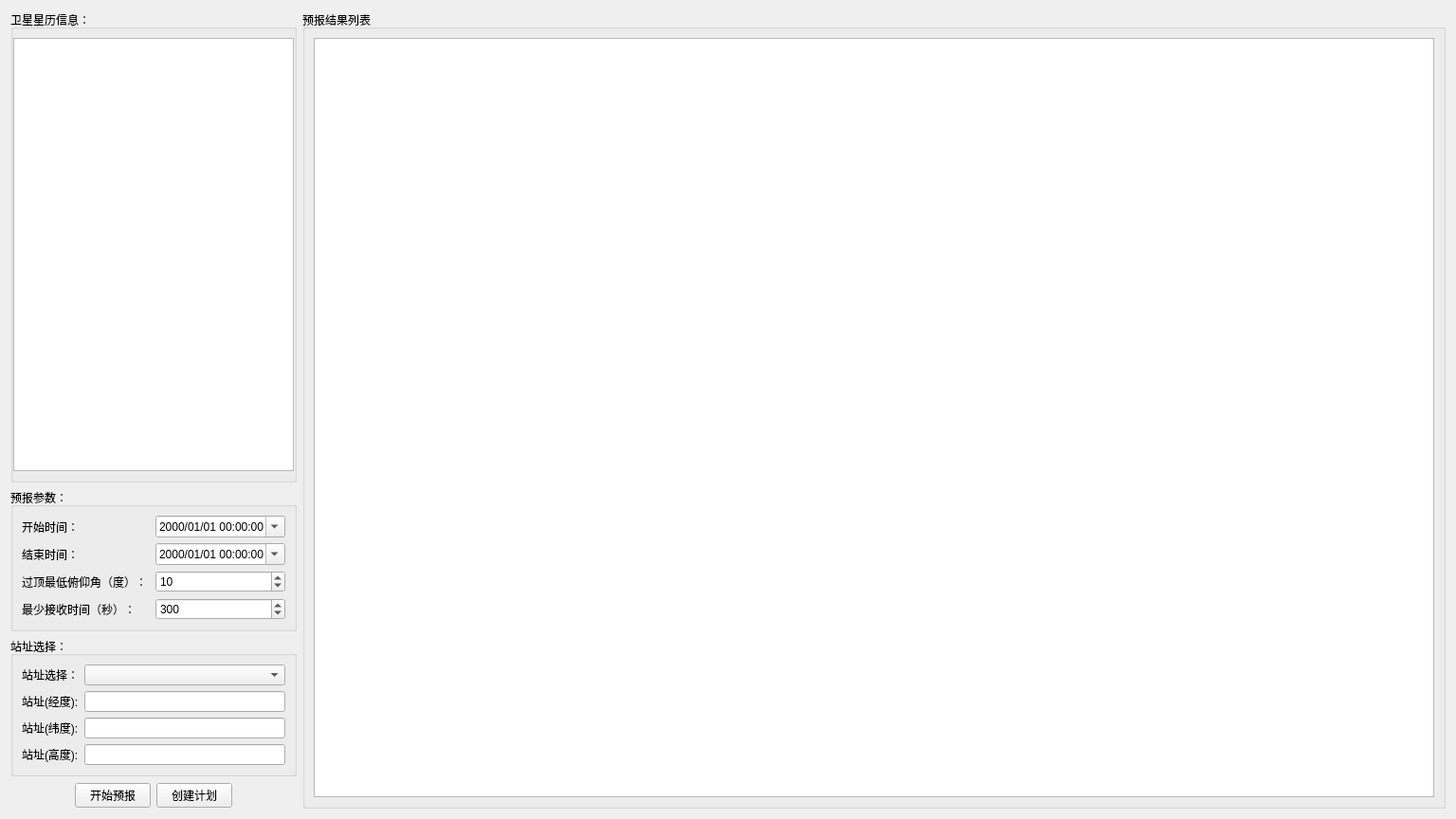
<?xml version="1.0" encoding="UTF-8"?>
<ui version="4.0">
 <class>OrbitProdictionUI</class>
 <widget class="QWidget" name="OrbitProdictionUI">
  <property name="geometry">
   <rect>
    <x>0</x>
    <y>0</y>
    <width>1536</width>
    <height>864</height>
   </rect>
  </property>
  <property name="windowTitle">
   <string>OrbitProdictionUI</string>
  </property>
  <layout class="QHBoxLayout" name="horizontalLayout_2" stretch="1,4">
   <item>
    <layout class="QVBoxLayout" name="verticalLayout_2">
     <item>
      <widget class="QGroupBox" name="groupBox_4">
       <property name="title">
        <string>卫星星历信息：</string>
       </property>
       <layout class="QVBoxLayout" name="verticalLayout_3">
        <property name="leftMargin">
         <number>0</number>
        </property>
        <property name="rightMargin">
         <number>0</number>
        </property>
        <item>
         <widget class="QTableView" name="tableView"/>
        </item>
       </layout>
      </widget>
     </item>
     <item>
      <widget class="QGroupBox" name="groupBox_2">
       <property name="title">
        <string>预报参数：</string>
       </property>
       <layout class="QGridLayout" name="gridLayout">
        <item row="0" column="0">
         <widget class="QLabel" name="label">
          <property name="text">
           <string>开始时间：</string>
          </property>
         </widget>
        </item>
        <item row="0" column="1">
         <widget class="QDateEdit" name="startDateTime">
          <property name="currentSection">
           <enum>QDateTimeEdit::YearSection</enum>
          </property>
          <property name="displayFormat">
           <string>yyyy/MM/dd hh:mm:ss</string>
          </property>
          <property name="calendarPopup">
           <bool>true</bool>
          </property>
         </widget>
        </item>
        <item row="1" column="0">
         <widget class="QLabel" name="label_2">
          <property name="text">
           <string>结束时间：</string>
          </property>
         </widget>
        </item>
        <item row="1" column="1">
         <widget class="QDateEdit" name="endDateTime">
          <property name="currentSection">
           <enum>QDateTimeEdit::YearSection</enum>
          </property>
          <property name="displayFormat">
           <string>yyyy/MM/dd hh:mm:ss</string>
          </property>
          <property name="calendarPopup">
           <bool>true</bool>
          </property>
         </widget>
        </item>
        <item row="2" column="0">
         <widget class="QLabel" name="label_3">
          <property name="text">
           <string>过顶最低俯仰角（度）：</string>
          </property>
         </widget>
        </item>
        <item row="2" column="1">
         <widget class="QSpinBox" name="spinBox">
          <property name="maximum">
           <number>90</number>
          </property>
          <property name="value">
           <number>10</number>
          </property>
         </widget>
        </item>
        <item row="3" column="0">
         <widget class="QLabel" name="label_4">
          <property name="text">
           <string>最少接收时间（秒）：</string>
          </property>
         </widget>
        </item>
        <item row="3" column="1">
         <widget class="QSpinBox" name="spinBox_2">
          <property name="maximum">
           <number>1800</number>
          </property>
          <property name="value">
           <number>300</number>
          </property>
         </widget>
        </item>
       </layout>
      </widget>
     </item>
     <item>
      <widget class="QGroupBox" name="groupBox_3">
       <property name="title">
        <string>站址选择：</string>
       </property>
       <layout class="QGridLayout" name="gridLayout_2">
        <item row="0" column="0">
         <widget class="QLabel" name="label_5">
          <property name="text">
           <string>站址选择：</string>
          </property>
         </widget>
        </item>
        <item row="0" column="1">
         <widget class="QComboBox" name="comboBox"/>
        </item>
        <item row="1" column="0">
         <widget class="QLabel" name="label_6">
          <property name="text">
           <string>站址(经度):</string>
          </property>
         </widget>
        </item>
        <item row="1" column="1">
         <widget class="QLineEdit" name="station_longitude"/>
        </item>
        <item row="2" column="0">
         <widget class="QLabel" name="label_7">
          <property name="text">
           <string>站址(纬度):</string>
          </property>
         </widget>
        </item>
        <item row="2" column="1">
         <widget class="QLineEdit" name="station_latitude"/>
        </item>
        <item row="3" column="0">
         <widget class="QLabel" name="label_8">
          <property name="text">
           <string>站址(高度):</string>
          </property>
         </widget>
        </item>
        <item row="3" column="1">
         <widget class="QLineEdit" name="station_height"/>
        </item>
       </layout>
      </widget>
     </item>
     <item>
      <layout class="QHBoxLayout" name="horizontalLayout">
       <item>
        <spacer name="horizontalSpacer">
         <property name="orientation">
          <enum>Qt::Horizontal</enum>
         </property>
         <property name="sizeHint" stdset="0">
          <size>
           <width>40</width>
           <height>20</height>
          </size>
         </property>
        </spacer>
       </item>
       <item>
        <widget class="QPushButton" name="yubao">
         <property name="text">
          <string>开始预报</string>
         </property>
        </widget>
       </item>
       <item>
        <widget class="QPushButton" name="createplan">
         <property name="text">
          <string>创建计划</string>
         </property>
        </widget>
       </item>
       <item>
        <spacer name="horizontalSpacer_2">
         <property name="orientation">
          <enum>Qt::Horizontal</enum>
         </property>
         <property name="sizeHint" stdset="0">
          <size>
           <width>40</width>
           <height>28</height>
          </size>
         </property>
        </spacer>
       </item>
      </layout>
     </item>
    </layout>
   </item>
   <item>
    <widget class="QGroupBox" name="groupBox">
     <property name="title">
      <string>预报结果列表</string>
     </property>
     <layout class="QVBoxLayout" name="verticalLayout">
      <item>
       <widget class="QTableView" name="production_view"/>
      </item>
     </layout>
    </widget>
   </item>
  </layout>
 </widget>
 <resources/>
 <connections/>
</ui>
